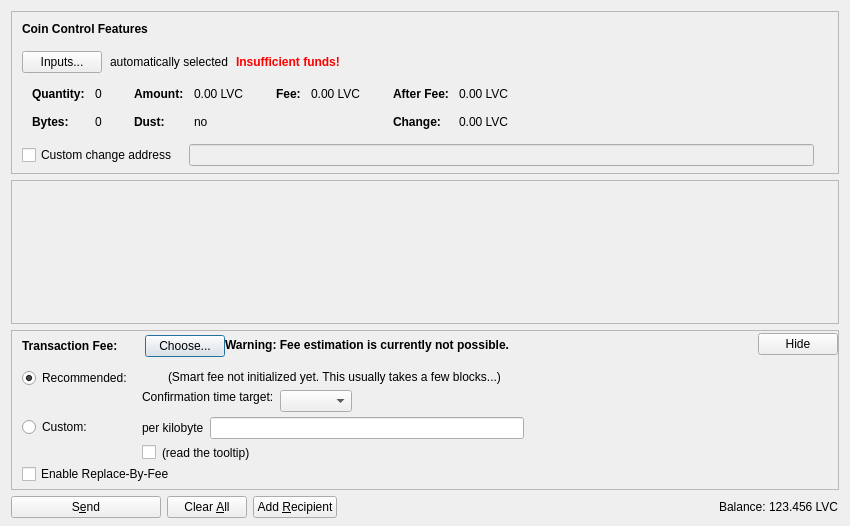
<?xml version="1.0" encoding="UTF-8"?>
<ui version="4.0">
 <class>SendCoinsDialog</class>
 <widget class="QDialog" name="SendCoinsDialog">
  <property name="geometry">
   <rect>
    <x>0</x>
    <y>0</y>
    <width>850</width>
    <height>526</height>
   </rect>
  </property>
  <property name="windowTitle">
   <string>Send Coins</string>
  </property>
  <layout class="QVBoxLayout" name="verticalLayout" stretch="0,1,0,0">
   <property name="bottomMargin">
    <number>8</number>
   </property>
   <item>
    <widget class="QFrame" name="frameCoinControl">
     <property name="sizePolicy">
      <sizepolicy hsizetype="Expanding" vsizetype="Expanding">
       <horstretch>0</horstretch>
       <verstretch>0</verstretch>
      </sizepolicy>
     </property>
     <property name="maximumSize">
      <size>
       <width>16777215</width>
       <height>16777215</height>
      </size>
     </property>
     <property name="frameShape">
      <enum>QFrame::StyledPanel</enum>
     </property>
     <property name="frameShadow">
      <enum>QFrame::Sunken</enum>
     </property>
     <layout class="QVBoxLayout" name="verticalLayoutCoinControl2">
      <property name="spacing">
       <number>0</number>
      </property>
      <property name="leftMargin">
       <number>0</number>
      </property>
      <property name="topMargin">
       <number>0</number>
      </property>
      <property name="rightMargin">
       <number>0</number>
      </property>
      <property name="bottomMargin">
       <number>6</number>
      </property>
      <item>
       <layout class="QVBoxLayout" name="verticalLayoutCoinControl" stretch="0,0,0,0,1">
        <property name="spacing">
         <number>0</number>
        </property>
        <property name="leftMargin">
         <number>10</number>
        </property>
        <property name="topMargin">
         <number>10</number>
        </property>
        <item>
         <layout class="QHBoxLayout" name="horizontalLayoutCoinControl1">
          <property name="bottomMargin">
           <number>15</number>
          </property>
          <item>
           <widget class="QLabel" name="labelCoinControlFeatures">
            <property name="sizePolicy">
             <sizepolicy hsizetype="Preferred" vsizetype="Maximum">
              <horstretch>0</horstretch>
              <verstretch>0</verstretch>
             </sizepolicy>
            </property>
            <property name="font">
             <font>
              <weight>75</weight>
              <bold>true</bold>
             </font>
            </property>
            <property name="styleSheet">
             <string notr="true">font-weight:bold;</string>
            </property>
            <property name="text">
             <string>Coin Control Features</string>
            </property>
           </widget>
          </item>
         </layout>
        </item>
        <item>
         <layout class="QHBoxLayout" name="horizontalLayoutCoinControl2" stretch="0,0,0,0">
          <property name="spacing">
           <number>8</number>
          </property>
          <property name="bottomMargin">
           <number>10</number>
          </property>
          <item>
           <widget class="QPushButton" name="pushButtonCoinControl">
            <property name="styleSheet">
             <string notr="true"/>
            </property>
            <property name="text">
             <string>Inputs...</string>
            </property>
            <property name="autoDefault">
             <bool>false</bool>
            </property>
           </widget>
          </item>
          <item>
           <widget class="QLabel" name="labelCoinControlAutomaticallySelected">
            <property name="text">
             <string>automatically selected</string>
            </property>
            <property name="margin">
             <number>5</number>
            </property>
           </widget>
          </item>
          <item>
           <widget class="QLabel" name="labelCoinControlInsuffFunds">
            <property name="font">
             <font>
              <weight>75</weight>
              <bold>true</bold>
             </font>
            </property>
            <property name="styleSheet">
             <string notr="true">color:red;font-weight:bold;</string>
            </property>
            <property name="text">
             <string>Insufficient funds!</string>
            </property>
            <property name="margin">
             <number>5</number>
            </property>
           </widget>
          </item>
          <item>
           <spacer name="horizontalSpacerCoinControl">
            <property name="orientation">
             <enum>Qt::Horizontal</enum>
            </property>
            <property name="sizeHint" stdset="0">
             <size>
              <width>40</width>
              <height>1</height>
             </size>
            </property>
           </spacer>
          </item>
         </layout>
        </item>
        <item>
         <widget class="QWidget" name="widgetCoinControl" native="true">
          <property name="sizePolicy">
           <sizepolicy hsizetype="Preferred" vsizetype="Preferred">
            <horstretch>0</horstretch>
            <verstretch>0</verstretch>
           </sizepolicy>
          </property>
          <property name="minimumSize">
           <size>
            <width>0</width>
            <height>0</height>
           </size>
          </property>
          <property name="styleSheet">
           <string notr="true"/>
          </property>
          <layout class="QHBoxLayout" name="horizontalLayoutCoinControl5">
           <property name="leftMargin">
            <number>0</number>
           </property>
           <property name="topMargin">
            <number>0</number>
           </property>
           <property name="rightMargin">
            <number>0</number>
           </property>
           <property name="bottomMargin">
            <number>0</number>
           </property>
           <item>
            <layout class="QHBoxLayout" name="horizontalLayoutCoinControl3" stretch="0,0,0,1">
             <property name="spacing">
              <number>20</number>
             </property>
             <property name="topMargin">
              <number>0</number>
             </property>
             <property name="bottomMargin">
              <number>10</number>
             </property>
             <item>
              <layout class="QFormLayout" name="formLayoutCoinControl1">
               <property name="horizontalSpacing">
                <number>10</number>
               </property>
               <property name="verticalSpacing">
                <number>14</number>
               </property>
               <property name="leftMargin">
                <number>10</number>
               </property>
               <property name="topMargin">
                <number>4</number>
               </property>
               <property name="rightMargin">
                <number>6</number>
               </property>
               <item row="0" column="0">
                <widget class="QLabel" name="labelCoinControlQuantityText">
                 <property name="font">
                  <font>
                   <weight>75</weight>
                   <bold>true</bold>
                  </font>
                 </property>
                 <property name="text">
                  <string>Quantity:</string>
                 </property>
                 <property name="margin">
                  <number>0</number>
                 </property>
                </widget>
               </item>
               <item row="0" column="1">
                <widget class="QLabel" name="labelCoinControlQuantity">
                 <property name="cursor">
                  <cursorShape>IBeamCursor</cursorShape>
                 </property>
                 <property name="contextMenuPolicy">
                  <enum>Qt::ActionsContextMenu</enum>
                 </property>
                 <property name="text">
                  <string notr="true">0</string>
                 </property>
                 <property name="margin">
                  <number>0</number>
                 </property>
                 <property name="textInteractionFlags">
                  <set>Qt::LinksAccessibleByMouse|Qt::TextSelectableByKeyboard|Qt::TextSelectableByMouse</set>
                 </property>
                </widget>
               </item>
               <item row="1" column="0">
                <widget class="QLabel" name="labelCoinControlBytesText">
                 <property name="font">
                  <font>
                   <weight>75</weight>
                   <bold>true</bold>
                  </font>
                 </property>
                 <property name="text">
                  <string>Bytes:</string>
                 </property>
                </widget>
               </item>
               <item row="1" column="1">
                <widget class="QLabel" name="labelCoinControlBytes">
                 <property name="cursor">
                  <cursorShape>IBeamCursor</cursorShape>
                 </property>
                 <property name="contextMenuPolicy">
                  <enum>Qt::ActionsContextMenu</enum>
                 </property>
                 <property name="text">
                  <string notr="true">0</string>
                 </property>
                 <property name="textInteractionFlags">
                  <set>Qt::LinksAccessibleByMouse|Qt::TextSelectableByKeyboard|Qt::TextSelectableByMouse</set>
                 </property>
                </widget>
               </item>
              </layout>
             </item>
             <item>
              <layout class="QFormLayout" name="formLayoutCoinControl2">
               <property name="horizontalSpacing">
                <number>10</number>
               </property>
               <property name="verticalSpacing">
                <number>14</number>
               </property>
               <property name="leftMargin">
                <number>6</number>
               </property>
               <property name="topMargin">
                <number>4</number>
               </property>
               <property name="rightMargin">
                <number>6</number>
               </property>
               <item row="0" column="0">
                <widget class="QLabel" name="labelCoinControlAmountText">
                 <property name="font">
                  <font>
                   <weight>75</weight>
                   <bold>true</bold>
                  </font>
                 </property>
                 <property name="text">
                  <string>Amount:</string>
                 </property>
                 <property name="margin">
                  <number>0</number>
                 </property>
                </widget>
               </item>
               <item row="0" column="1">
                <widget class="QLabel" name="labelCoinControlAmount">
                 <property name="cursor">
                  <cursorShape>IBeamCursor</cursorShape>
                 </property>
                 <property name="contextMenuPolicy">
                  <enum>Qt::ActionsContextMenu</enum>
                 </property>
                 <property name="text">
                  <string notr="true">0.00 LVC</string>
                 </property>
                 <property name="textInteractionFlags">
                  <set>Qt::LinksAccessibleByMouse|Qt::TextSelectableByKeyboard|Qt::TextSelectableByMouse</set>
                 </property>
                </widget>
               </item>
               <item row="1" column="0">
                <widget class="QLabel" name="labelCoinControlLowOutputText">
                 <property name="font">
                  <font>
                   <weight>75</weight>
                   <bold>true</bold>
                  </font>
                 </property>
                 <property name="text">
                  <string>Dust:</string>
                 </property>
                </widget>
               </item>
               <item row="1" column="1">
                <widget class="QLabel" name="labelCoinControlLowOutput">
                 <property name="cursor">
                  <cursorShape>IBeamCursor</cursorShape>
                 </property>
                 <property name="contextMenuPolicy">
                  <enum>Qt::ActionsContextMenu</enum>
                 </property>
                 <property name="text">
                  <string notr="true">no</string>
                 </property>
                 <property name="textInteractionFlags">
                  <set>Qt::LinksAccessibleByMouse|Qt::TextSelectableByKeyboard|Qt::TextSelectableByMouse</set>
                 </property>
                </widget>
               </item>
              </layout>
             </item>
             <item>
              <layout class="QFormLayout" name="formLayoutCoinControl3">
               <property name="horizontalSpacing">
                <number>10</number>
               </property>
               <property name="verticalSpacing">
                <number>14</number>
               </property>
               <property name="leftMargin">
                <number>6</number>
               </property>
               <property name="topMargin">
                <number>4</number>
               </property>
               <property name="rightMargin">
                <number>6</number>
               </property>
               <item row="0" column="0">
                <widget class="QLabel" name="labelCoinControlFeeText">
                 <property name="font">
                  <font>
                   <weight>75</weight>
                   <bold>true</bold>
                  </font>
                 </property>
                 <property name="text">
                  <string>Fee:</string>
                 </property>
                 <property name="margin">
                  <number>0</number>
                 </property>
                </widget>
               </item>
               <item row="0" column="1">
                <widget class="QLabel" name="labelCoinControlFee">
                 <property name="cursor">
                  <cursorShape>IBeamCursor</cursorShape>
                 </property>
                 <property name="contextMenuPolicy">
                  <enum>Qt::ActionsContextMenu</enum>
                 </property>
                 <property name="text">
                  <string notr="true">0.00 LVC</string>
                 </property>
                 <property name="textInteractionFlags">
                  <set>Qt::LinksAccessibleByMouse|Qt::TextSelectableByKeyboard|Qt::TextSelectableByMouse</set>
                 </property>
                </widget>
               </item>
              </layout>
             </item>
             <item>
              <layout class="QFormLayout" name="formLayoutCoinControl4">
               <property name="horizontalSpacing">
                <number>10</number>
               </property>
               <property name="verticalSpacing">
                <number>14</number>
               </property>
               <property name="leftMargin">
                <number>6</number>
               </property>
               <property name="topMargin">
                <number>4</number>
               </property>
               <property name="rightMargin">
                <number>6</number>
               </property>
               <item row="0" column="0">
                <widget class="QLabel" name="labelCoinControlAfterFeeText">
                 <property name="font">
                  <font>
                   <weight>75</weight>
                   <bold>true</bold>
                  </font>
                 </property>
                 <property name="text">
                  <string>After Fee:</string>
                 </property>
                 <property name="margin">
                  <number>0</number>
                 </property>
                </widget>
               </item>
               <item row="0" column="1">
                <widget class="QLabel" name="labelCoinControlAfterFee">
                 <property name="cursor">
                  <cursorShape>IBeamCursor</cursorShape>
                 </property>
                 <property name="contextMenuPolicy">
                  <enum>Qt::ActionsContextMenu</enum>
                 </property>
                 <property name="text">
                  <string notr="true">0.00 LVC</string>
                 </property>
                 <property name="textInteractionFlags">
                  <set>Qt::LinksAccessibleByMouse|Qt::TextSelectableByKeyboard|Qt::TextSelectableByMouse</set>
                 </property>
                </widget>
               </item>
               <item row="1" column="0">
                <widget class="QLabel" name="labelCoinControlChangeText">
                 <property name="font">
                  <font>
                   <weight>75</weight>
                   <bold>true</bold>
                  </font>
                 </property>
                 <property name="text">
                  <string>Change:</string>
                 </property>
                </widget>
               </item>
               <item row="1" column="1">
                <widget class="QLabel" name="labelCoinControlChange">
                 <property name="cursor">
                  <cursorShape>IBeamCursor</cursorShape>
                 </property>
                 <property name="contextMenuPolicy">
                  <enum>Qt::ActionsContextMenu</enum>
                 </property>
                 <property name="text">
                  <string notr="true">0.00 LVC</string>
                 </property>
                 <property name="textInteractionFlags">
                  <set>Qt::LinksAccessibleByMouse|Qt::TextSelectableByKeyboard|Qt::TextSelectableByMouse</set>
                 </property>
                </widget>
               </item>
              </layout>
             </item>
            </layout>
           </item>
          </layout>
         </widget>
        </item>
        <item>
         <layout class="QHBoxLayout" name="horizontalLayoutCoinControl4" stretch="0,0,0">
          <property name="spacing">
           <number>12</number>
          </property>
          <property name="sizeConstraint">
           <enum>QLayout::SetDefaultConstraint</enum>
          </property>
          <property name="topMargin">
           <number>5</number>
          </property>
          <property name="rightMargin">
           <number>5</number>
          </property>
          <item>
           <widget class="QCheckBox" name="checkBoxCoinControlChange">
            <property name="toolTip">
             <string>If this is activated, but the change address is empty or invalid, change will be sent to a newly generated address.</string>
            </property>
            <property name="text">
             <string>Custom change address</string>
            </property>
           </widget>
          </item>
          <item>
           <widget class="QValidatedLineEdit" name="lineEditCoinControlChange">
            <property name="enabled">
             <bool>false</bool>
            </property>
            <property name="sizePolicy">
             <sizepolicy hsizetype="Expanding" vsizetype="Fixed">
              <horstretch>0</horstretch>
              <verstretch>0</verstretch>
             </sizepolicy>
            </property>
           </widget>
          </item>
          <item>
           <widget class="QLabel" name="labelCoinControlChangeLabel">
            <property name="sizePolicy">
             <sizepolicy hsizetype="Preferred" vsizetype="Expanding">
              <horstretch>0</horstretch>
              <verstretch>0</verstretch>
             </sizepolicy>
            </property>
            <property name="minimumSize">
             <size>
              <width>0</width>
              <height>0</height>
             </size>
            </property>
            <property name="text">
             <string/>
            </property>
            <property name="margin">
             <number>3</number>
            </property>
           </widget>
          </item>
         </layout>
        </item>
        <item>
         <spacer name="verticalSpacerCoinControl">
          <property name="orientation">
           <enum>Qt::Vertical</enum>
          </property>
          <property name="sizeHint" stdset="0">
           <size>
            <width>800</width>
            <height>1</height>
           </size>
          </property>
         </spacer>
        </item>
       </layout>
      </item>
     </layout>
    </widget>
   </item>
   <item>
    <widget class="QScrollArea" name="scrollArea">
     <property name="widgetResizable">
      <bool>true</bool>
     </property>
     <widget class="QWidget" name="scrollAreaWidgetContents">
      <property name="geometry">
       <rect>
        <x>0</x>
        <y>0</y>
        <width>830</width>
        <height>104</height>
       </rect>
      </property>
      <layout class="QVBoxLayout" name="verticalLayout_2" stretch="0,1">
       <property name="leftMargin">
        <number>0</number>
       </property>
       <property name="topMargin">
        <number>0</number>
       </property>
       <property name="rightMargin">
        <number>0</number>
       </property>
       <property name="bottomMargin">
        <number>0</number>
       </property>
       <item>
        <layout class="QVBoxLayout" name="entries">
         <property name="spacing">
          <number>6</number>
         </property>
        </layout>
       </item>
       <item>
        <spacer name="verticalSpacer">
         <property name="orientation">
          <enum>Qt::Vertical</enum>
         </property>
         <property name="sizeHint" stdset="0">
          <size>
           <width>20</width>
           <height>40</height>
          </size>
         </property>
        </spacer>
       </item>
      </layout>
     </widget>
    </widget>
   </item>
   <item>
    <widget class="QFrame" name="frameFee">
     <property name="sizePolicy">
      <sizepolicy hsizetype="Expanding" vsizetype="Expanding">
       <horstretch>0</horstretch>
       <verstretch>0</verstretch>
      </sizepolicy>
     </property>
     <property name="maximumSize">
      <size>
       <width>16777215</width>
       <height>16777215</height>
      </size>
     </property>
     <property name="frameShape">
      <enum>QFrame::StyledPanel</enum>
     </property>
     <property name="frameShadow">
      <enum>QFrame::Sunken</enum>
     </property>
     <layout class="QVBoxLayout" name="verticalLayoutFee1">
      <property name="spacing">
       <number>0</number>
      </property>
      <property name="leftMargin">
       <number>0</number>
      </property>
      <property name="topMargin">
       <number>0</number>
      </property>
      <property name="rightMargin">
       <number>0</number>
      </property>
      <property name="bottomMargin">
       <number>0</number>
      </property>
      <item>
       <layout class="QVBoxLayout" name="verticalLayoutFee2" stretch="0,0,0">
        <property name="spacing">
         <number>0</number>
        </property>
        <property name="leftMargin">
         <number>10</number>
        </property>
        <property name="topMargin">
         <number>0</number>
        </property>
        <item>
         <layout class="QHBoxLayout" name="horizontalLayoutFee1">
          <property name="bottomMargin">
           <number>0</number>
          </property>
          <item>
           <layout class="QVBoxLayout" name="verticalLayoutFee7">
            <property name="spacing">
             <number>0</number>
            </property>
            <item>
             <spacer name="verticalSpacerSmartFee">
              <property name="orientation">
               <enum>Qt::Vertical</enum>
              </property>
              <property name="sizeType">
               <enum>QSizePolicy::Fixed</enum>
              </property>
              <property name="sizeHint" stdset="0">
               <size>
                <width>1</width>
                <height>4</height>
               </size>
              </property>
             </spacer>
            </item>
            <item>
             <layout class="QHBoxLayout" name="horizontalLayoutSmartFee">
              <property name="spacing">
               <number>10</number>
              </property>
              <item>
               <widget class="QLabel" name="labelFeeHeadline">
                <property name="sizePolicy">
                 <sizepolicy hsizetype="Preferred" vsizetype="Maximum">
                  <horstretch>0</horstretch>
                  <verstretch>0</verstretch>
                 </sizepolicy>
                </property>
                <property name="font">
                 <font>
                  <weight>75</weight>
                  <bold>true</bold>
                 </font>
                </property>
                <property name="styleSheet">
                 <string notr="true">font-weight:bold;</string>
                </property>
                <property name="text">
                 <string>Transaction Fee:</string>
                </property>
               </widget>
              </item>
              <item>
               <widget class="QLabel" name="labelFeeMinimized">
                <property name="text">
                 <string/>
                </property>
               </widget>
              </item>
              <item>
               <widget class="QPushButton" name="buttonChooseFee">
                <property name="text">
                 <string>Choose...</string>
                </property>
               </widget>
              </item>
             </layout>
            </item>
            <item>
             <spacer name="verticalSpacer_5">
              <property name="orientation">
               <enum>Qt::Vertical</enum>
              </property>
              <property name="sizeHint" stdset="0">
               <size>
                <width>1</width>
                <height>1</height>
               </size>
              </property>
             </spacer>
            </item>
           </layout>
          </item>
          <item>
           <widget class="QLabel" name="fallbackFeeWarningLabel">
            <property name="toolTip">
             <string>Using the fallbackfee can result in sending a transaction that will take several hours or days (or never) to confirm. Consider choosing your fee manually or wait until you have validated the complete chain.</string>
            </property>
            <property name="font">
            <font>
                <weight>75</weight>
                <bold>true</bold>
            </font>
            </property>
            <property name="text">
             <string>Warning: Fee estimation is currently not possible.</string>
            </property>
            <property name="wordWrap">
             <bool>false</bool>
            </property>
           </widget>
          </item>
          <item>
           <spacer name="horizontalSpacer_4">
            <property name="orientation">
             <enum>Qt::Horizontal</enum>
            </property>
            <property name="sizeType">
             <enum>QSizePolicy::MinimumExpanding</enum>
            </property>
            <property name="sizeHint" stdset="0">
             <size>
              <width>40</width>
              <height>20</height>
             </size>
            </property>
           </spacer>
          </item>
          <item>
           <widget class="QPushButton" name="buttonMinimizeFee">
            <property name="toolTip">
             <string>collapse fee-settings</string>
            </property>
            <property name="text">
             <string>Hide</string>
            </property>
           </widget>
          </item>
         </layout>
        </item>
        <item>
         <widget class="QFrame" name="frameFeeSelection">
          <layout class="QVBoxLayout" name="verticalLayoutFee12">
           <property name="spacing">
            <number>0</number>
           </property>
           <property name="leftMargin">
            <number>0</number>
           </property>
           <property name="topMargin">
            <number>0</number>
           </property>
           <property name="rightMargin">
            <number>0</number>
           </property>
           <property name="bottomMargin">
            <number>0</number>
           </property>
           <item>
            <layout class="QGridLayout" name="gridLayoutFee">
             <property name="topMargin">
              <number>10</number>
             </property>
             <property name="bottomMargin">
              <number>4</number>
             </property>
             <property name="horizontalSpacing">
              <number>10</number>
             </property>
             <property name="verticalSpacing">
              <number>4</number>
             </property>
             <item row="1" column="1">
              <layout class="QVBoxLayout" name="verticalLayoutFee8">
               <property name="spacing">
                <number>6</number>
               </property>
               <item>
                <layout class="QHBoxLayout" name="horizontalLayoutFee13">
                 <item>
                  <widget class="QLabel" name="labelCustomPerKilobyte">
                   <property name="toolTip">
                    <string>If the custom fee is set to 1000 satoshis and the transaction is only 250 bytes, then &quot;per kilobyte&quot; only pays 250 satoshis in fee, while &quot;total at least&quot; pays 1000 satoshis. For transactions bigger than a kilobyte both pay by kilobyte.</string>
                   </property>
                   <property name="text">
                    <string>per kilobyte</string>
                   </property>
                  </widget>
                 </item>
                 <item>
                  <widget class="LivecoinAmountField" name="customFee"/>
                 </item>
                 <item>
                  <spacer name="horizontalSpacer_6">
                   <property name="orientation">
                    <enum>Qt::Horizontal</enum>
                   </property>
                   <property name="sizeHint" stdset="0">
                    <size>
                     <width>1</width>
                     <height>1</height>
                    </size>
                   </property>
                  </spacer>
                 </item>
                </layout>
               </item>
               <item>
                <layout class="QHBoxLayout" name="horizontalLayoutFee8">
                 <item>
                  <widget class="QCheckBox" name="checkBoxMinimumFee">
                   <property name="toolTip">
                    <string>Paying only the minimum fee is just fine as long as there is less transaction volume than space in the blocks. But be aware that this can end up in a never confirming transaction once there is more demand for livecoin transactions than the network can process.</string>
                   </property>
                   <property name="text">
                    <string/>
                   </property>
                  </widget>
                 </item>
                 <item>
                  <widget class="QLabel" name="labelMinFeeWarning">
                   <property name="enabled">
                    <bool>true</bool>
                   </property>
                   <property name="toolTip">
                    <string>Paying only the minimum fee is just fine as long as there is less transaction volume than space in the blocks. But be aware that this can end up in a never confirming transaction once there is more demand for livecoin transactions than the network can process.</string>
                   </property>
                   <property name="text">
                    <string>(read the tooltip)</string>
                   </property>
                   <property name="margin">
                    <number>5</number>
                   </property>
                  </widget>
                 </item>
                 <item>
                  <spacer name="horizontalSpacer_2">
                   <property name="orientation">
                    <enum>Qt::Horizontal</enum>
                   </property>
                   <property name="sizeHint" stdset="0">
                    <size>
                     <width>1</width>
                     <height>1</height>
                    </size>
                   </property>
                  </spacer>
                 </item>
                </layout>
               </item>
              </layout>
             </item>
             <item row="0" column="0">
              <layout class="QVBoxLayout" name="verticalLayoutFee4" stretch="0,1">
               <item>
                <widget class="QRadioButton" name="radioSmartFee">
                 <property name="text">
                  <string>Recommended:</string>
                 </property>
                 <property name="checked">
                  <bool>true</bool>
                 </property>
                 <attribute name="buttonGroup">
                  <string notr="true">groupFee</string>
                 </attribute>
                </widget>
               </item>
               <item>
                <spacer name="verticalSpacer_2">
                 <property name="orientation">
                  <enum>Qt::Vertical</enum>
                 </property>
                 <property name="sizeHint" stdset="0">
                  <size>
                   <width>1</width>
                   <height>1</height>
                  </size>
                 </property>
                </spacer>
               </item>
              </layout>
             </item>
             <item row="1" column="0">
              <layout class="QVBoxLayout" name="verticalLayoutFee9" stretch="0,1">
               <item>
                <widget class="QRadioButton" name="radioCustomFee">
                 <property name="text">
                  <string>Custom:</string>
                 </property>
                 <attribute name="buttonGroup">
                  <string notr="true">groupFee</string>
                 </attribute>
                </widget>
               </item>
               <item>
                <spacer name="verticalSpacer_6">
                 <property name="orientation">
                  <enum>Qt::Vertical</enum>
                 </property>
                 <property name="sizeHint" stdset="0">
                  <size>
                   <width>1</width>
                   <height>1</height>
                  </size>
                 </property>
                </spacer>
               </item>
              </layout>
             </item>
             <item row="0" column="1">
              <layout class="QVBoxLayout" name="verticalLayoutFee3" stretch="0,0,1">
               <property name="spacing">
                <number>6</number>
               </property>
               <property name="topMargin">
                <number>2</number>
               </property>
               <item>
                <layout class="QHBoxLayout" name="horizontalLayoutFee12">
                 <item>
                  <widget class="QLabel" name="labelSmartFee">
                   <property name="text">
                    <string/>
                   </property>
                   <property name="margin">
                    <number>2</number>
                   </property>
                  </widget>
                 </item>
                 <item>
                  <widget class="QLabel" name="labelFeeEstimation">
                   <property name="text">
                    <string/>
                   </property>
                  </widget>
                 </item>
                 <item>
                  <widget class="QLabel" name="labelSmartFee2">
                   <property name="text">
                    <string>(Smart fee not initialized yet. This usually takes a few blocks...)</string>
                   </property>
                   <property name="margin">
                    <number>2</number>
                   </property>
                  </widget>
                 </item>
                 <item>
                  <spacer name="horizontalSpacer_5">
                   <property name="orientation">
                    <enum>Qt::Horizontal</enum>
                   </property>
                   <property name="sizeHint" stdset="0">
                    <size>
                     <width>1</width>
                     <height>1</height>
                    </size>
                   </property>
                  </spacer>
                 </item>
                </layout>
               </item>
               <item>
                <layout class="QHBoxLayout" name="horizontalLayoutFee9">
                 <item>
                  <layout class="QVBoxLayout" name="verticalLayoutFee6">
                   <item>
                    <widget class="QLabel" name="labelSmartFee3">
                     <property name="text">
                      <string>Confirmation time target:</string>
                     </property>
                     <property name="margin">
                      <number>2</number>
                     </property>
                    </widget>
                   </item>
                   <item>
                    <spacer name="verticalSpacer_3">
                     <property name="orientation">
                      <enum>Qt::Vertical</enum>
                     </property>
                     <property name="sizeHint" stdset="0">
                      <size>
                       <width>1</width>
                       <height>1</height>
                      </size>
                     </property>
                    </spacer>
                   </item>
                  </layout>
                 </item>
                 <item>
                  <layout class="QVBoxLayout" name="verticalLayoutFee5">
                   <property name="rightMargin">
                    <number>30</number>
                   </property>
                   <item>
                    <layout class="QHBoxLayout" name="horizontalLayoutConfTarget">
                     <property name="bottomMargin">
                      <number>0</number>
                     </property>
                     <item>
                      <widget class="QComboBox" name="confTargetSelector"/>
                     </item>
                     <item>
                      <spacer name="horizontalSpacerConfTarget">
                       <property name="orientation">
                        <enum>Qt::Horizontal</enum>
                       </property>
                       <property name="sizeHint" stdset="0">
                        <size>
                         <width>40</width>
                         <height>20</height>
                        </size>
                       </property>
                      </spacer>
                     </item>
                    </layout>
                   </item>
                  </layout>
                 </item>
                </layout>
               </item>
               <item>
                <spacer name="verticalSpacer_4">
                 <property name="orientation">
                  <enum>Qt::Vertical</enum>
                 </property>
                 <property name="sizeHint" stdset="0">
                  <size>
                   <width>1</width>
                   <height>1</height>
                  </size>
                 </property>
                </spacer>
               </item>
              </layout>
             </item>
            </layout>
           </item>
           <item>
            <widget class="QCheckBox" name="optInRBF">
             <property name="text">
              <string>Enable Replace-By-Fee</string>
             </property>
             <property name="toolTip">
              <string>With Replace-By-Fee (BIP-125) you can increase a transaction's fee after it is sent. Without this, a higher fee may be recommended to compensate for increased transaction delay risk.</string>
             </property>
            </widget>
           </item>
          </layout>
         </widget>
        </item>
        <item>
         <spacer name="verticalSpacerFee">
          <property name="orientation">
           <enum>Qt::Vertical</enum>
          </property>
          <property name="sizeHint" stdset="0">
           <size>
            <width>40</width>
            <height>5</height>
           </size>
          </property>
         </spacer>
        </item>
       </layout>
      </item>
     </layout>
    </widget>
   </item>
   <item>
    <layout class="QHBoxLayout" name="horizontalLayout">
     <item>
      <widget class="QPushButton" name="sendButton">
       <property name="minimumSize">
        <size>
         <width>150</width>
         <height>0</height>
        </size>
       </property>
       <property name="toolTip">
        <string>Confirm the send action</string>
       </property>
       <property name="text">
        <string>S&amp;end</string>
       </property>
       <property name="icon">
        <iconset resource="../livecoin.qrc">
         <normaloff>:/icons/send</normaloff>:/icons/send</iconset>
       </property>
       <property name="autoDefault">
        <bool>false</bool>
       </property>
       <property name="default">
        <bool>false</bool>
       </property>
      </widget>
     </item>
     <item>
      <widget class="QPushButton" name="clearButton">
       <property name="sizePolicy">
        <sizepolicy hsizetype="Minimum" vsizetype="Fixed">
         <horstretch>0</horstretch>
         <verstretch>0</verstretch>
        </sizepolicy>
       </property>
       <property name="toolTip">
        <string>Clear all fields of the form.</string>
       </property>
       <property name="text">
        <string>Clear &amp;All</string>
       </property>
       <property name="icon">
        <iconset resource="../livecoin.qrc">
         <normaloff>:/icons/remove</normaloff>:/icons/remove</iconset>
       </property>
       <property name="autoDefault">
        <bool>false</bool>
       </property>
      </widget>
     </item>
     <item>
      <widget class="QPushButton" name="addButton">
       <property name="toolTip">
        <string>Send to multiple recipients at once</string>
       </property>
       <property name="text">
        <string>Add &amp;Recipient</string>
       </property>
       <property name="icon">
        <iconset resource="../livecoin.qrc">
         <normaloff>:/icons/add</normaloff>:/icons/add</iconset>
       </property>
       <property name="autoDefault">
        <bool>false</bool>
       </property>
      </widget>
     </item>
     <item>
      <spacer name="horizontalSpacer">
       <property name="orientation">
        <enum>Qt::Horizontal</enum>
       </property>
       <property name="sizeHint" stdset="0">
        <size>
         <width>40</width>
         <height>20</height>
        </size>
       </property>
      </spacer>
     </item>
     <item>
      <layout class="QHBoxLayout" name="horizontalLayout_2">
       <property name="spacing">
        <number>3</number>
       </property>
       <item>
        <widget class="QLabel" name="label">
         <property name="sizePolicy">
          <sizepolicy hsizetype="Preferred" vsizetype="Fixed">
           <horstretch>0</horstretch>
           <verstretch>0</verstretch>
          </sizepolicy>
         </property>
         <property name="text">
          <string>Balance:</string>
         </property>
        </widget>
       </item>
       <item>
        <widget class="QLabel" name="labelBalance">
         <property name="sizePolicy">
          <sizepolicy hsizetype="Preferred" vsizetype="Fixed">
           <horstretch>0</horstretch>
           <verstretch>0</verstretch>
          </sizepolicy>
         </property>
         <property name="cursor">
          <cursorShape>IBeamCursor</cursorShape>
         </property>
         <property name="text">
          <string notr="true">123.456 LVC</string>
         </property>
         <property name="textInteractionFlags">
          <set>Qt::LinksAccessibleByMouse|Qt::TextSelectableByKeyboard|Qt::TextSelectableByMouse</set>
         </property>
        </widget>
       </item>
      </layout>
     </item>
    </layout>
   </item>
  </layout>
 </widget>
 <customwidgets>
  <customwidget>
   <class>QValidatedLineEdit</class>
   <extends>QLineEdit</extends>
   <header>qt/qvalidatedlineedit.h</header>
  </customwidget>
  <customwidget>
   <class>LivecoinAmountField</class>
   <extends>QLineEdit</extends>
   <header>qt/livecoinamountfield.h</header>
   <container>1</container>
  </customwidget>
 </customwidgets>
 <resources>
  <include location="../livecoin.qrc"/>
 </resources>
 <connections/>
 <buttongroups>
  <buttongroup name="groupFee"/>
 </buttongroups>
</ui>
